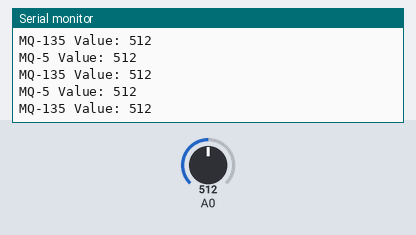
Bench run of a program on a simulated ESP8266 (NodeMCU). Parts: the last lines printed to the serial monitor. Inputs (shaded band) come from the test bench; at power-on: A0 = 512. WiFi joins after 1.5 s; servers stay silent unless stated.

Above: at 3.0 s.
3.1 s: A0 set to 716
At 4.0 s:
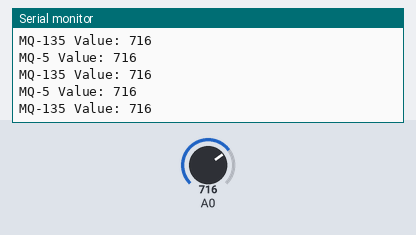
4.6 s: A0 set to 900
At 5.1 s:
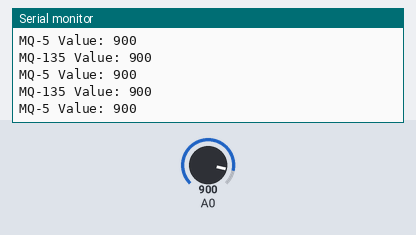
Timing chart, 0 to 5.7 s (numbered marks = the images above; inputs shaded):
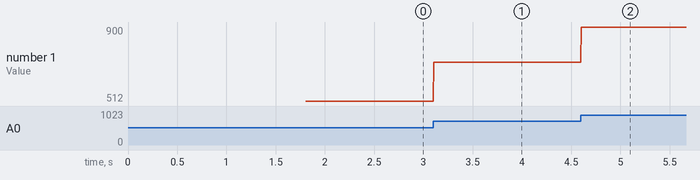

Measured:
- after the input at 3.1 s, the serial monitor: prints a new line at once (image 1)
- after the input at 4.6 s, the serial monitor: prints a new line at once (image 2)
- plotted number 1: 512 → 716 after the input at 3.1 s, 716 → 900 after the input at 4.6 s

The program:

main.cpp
```cpp
#include <Arduino.h>
#include <WiFi.h>            // Use <ESP8266WiFi.h> for ESP8266
#include <BlynkSimpleEsp8266.h> // Use <BlynkSimpleEsp8266.h> for ESP8266
// Blynk credentials
#define BLYNK_TEMPLATE_ID "TMPL6QkR1xiMt"
#define BLYNK_DEVICE_NAME "AIRQULAITYINDEX"
#define BLYNK_AUTH_TOKEN "aCW4BGaSVWaLGuM6qncZy1qQpoXD_6nj"
// Wi-Fi credentials
char ssid[] = "HUZAIFASHAHBAZ";
char pass[] = "huzaf12345786";
// Pin definitions
const int MQ5_PIN = 34;    // GPIO34 for MQ-5
const int MQ135_PIN = 35;  // GPIO35 for MQ-135
void setup() {
    Serial.begin(115200);
    Blynk.begin(BLYNK_AUTH_TOKEN, ssid, pass); // Connect to Blynk Cloud
}
void loop() {
    // Read sensor values
    int mq5_value = analogRead(MQ5_PIN);      // Read MQ-5 value
    int mq135_value = analogRead(MQ135_PIN); // Read MQ-135 value
    // Print to Serial Monitor
    Serial.print("MQ-5 Value: ");
    Serial.println(mq5_value);
    Serial.print("MQ-135 Value: ");
    Serial.println(mq135_value);
    // Send data to Blynk
    Blynk.virtualWrite(V1, mq5_value);  // Send MQ-5 data to Virtual Pin V1
    Blynk.virtualWrite(V2, mq135_value); // Send MQ-135 data to Virtual Pin V2
    Blynk.run(); // Keep Blynk connected
}
```
